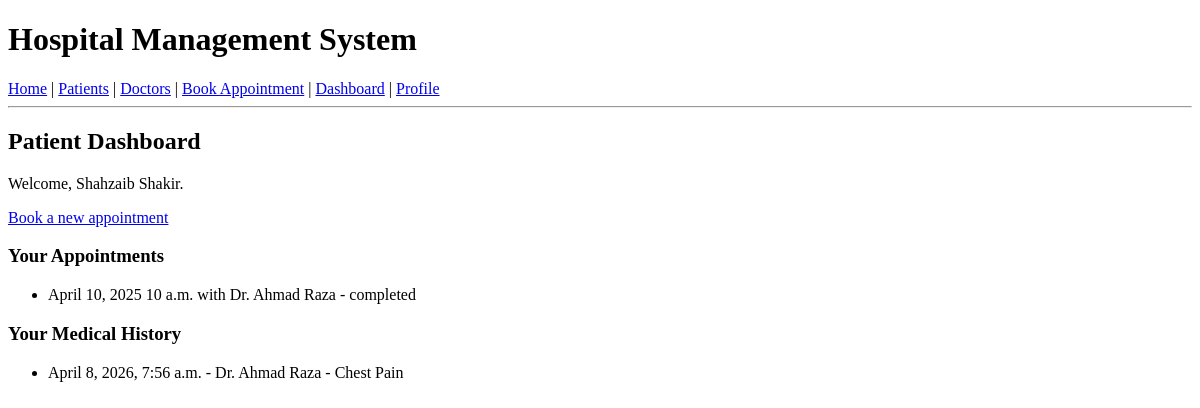
/dashboard/patient/ (signed in), run on an earlier commit of the app's database.
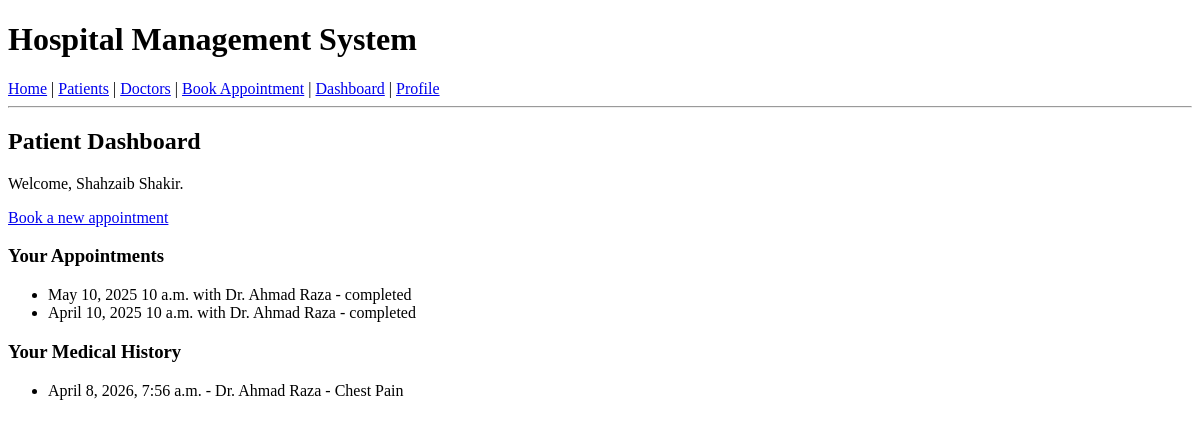
And on a later commit of the database.
### doctors/models.py (models this page shows, shortened)
class Appointments(models.Model):
    STATUS_CHOICES = [
        ('pending', 'Pending'),
        ('confirmed', 'Confirmed'),
        ('completed', 'Completed'),
        ('cancelled', 'Cancelled'),
    ]
    doctor=models.ForeignKey(DoctorProfile,on_delete=models.CASCADE,related_name='appointments')
    patient=models.ForeignKey(PatientProfile,on_delete=models.CASCADE,related_name='appointments')
    appointment_date = models.DateField()
    appointment_time = models.TimeField()
    status = models.CharField(max_length=20, choices=STATUS_CHOICES, default='pending')
    reason = models.TextField(null=True, blank=True)
    created_at = models.DateTimeField(auto_now_add=True)
    class Meta:
        unique_together=['doctor','appointment_time','appointment_date']

class DoctorProfile(models.Model):
    user = models.OneToOneField(User, on_delete=models.CASCADE, related_name='doctor_profile')
    specialization = models.CharField(max_length=100, null=True, blank=True)
    qualification = models.CharField(max_length=100, null=True, blank=True)
    experience_years = models.IntegerField(default=0)
    phone = models.CharField(max_length=15, null=True, blank=True)
    available_from = models.TimeField(null=True, blank=True)
    available_to = models.TimeField(null=True, blank=True)

### accounts/models.py (models this page shows, shortened)
class User(AbstractUser):
    role_choices = [
        ('patient', 'Patient'),
        ('doctor', 'Doctor'),
        ('receptionist', 'Receptionist'),
        ('admin', 'Admin'),
    ]
    name = models.CharField(max_length=255)
    role = models.CharField(choices=role_choices, max_length=20, default='patient')

### patients/models.py (models this page shows, shortened)
class MedicalHistory(models.Model):
    patient = models.ForeignKey(PatientProfile, on_delete=models.CASCADE, related_name='medical_histories')
    diagnosis = models.TextField()
    treatment = models.TextField()
    prescribed_medications = models.TextField(null=True, blank=True)
    notes = models.TextField(null=True, blank=True)
    visit_date = models.DateTimeField(auto_now_add=True)
    doctor = models.ForeignKey(User, on_delete=models.SET_NULL, null=True, related_name='patient_visits')

### hospitalmanagementsystem/views.py (the view)
# urls.py: path('dashboard/patient/',patient_dashboard,name='patient_dashboard'),
def patient_dashboard(request):
    patient = None
    appointments = []
    histories = []
    if request.user.is_authenticated and getattr(request.user, 'role', None) == 'patient':
        patient = PatientProfile.objects.filter(user=request.user).first()
        if patient:
            appointments = patient.appointments.select_related('doctor__user').order_by('-appointment_date', '-appointment_time')
            histories = patient.medical_histories.select_related('doctor').order_by('-visit_date')
    return render(request, 'dashboards/patient_dashboard.html', {
        'patient': patient,
        'appointments': appointments,
        'histories': histories,
    })

### templates/dashboards/patient_dashboard.html (shortened to what this page needs)
{% extends 'base.html' %}
{% block content %}
<h2>Patient Dashboard</h2>
{% if patient %}
  <p>Welcome, {{ patient.user.name }}.</p>
  <p><a href="{% url 'book_appointment' %}">Book a new appointment</a></p>
  <h3>Your Appointments</h3>
  <ul>
    {% for appointment in appointments %}
      <li>
        {{ appointment.appointment_date }} {{ appointment.appointment_time }}
        with Dr. {{ appointment.doctor.user.name }} - {{ appointment.status }}
      </li>
    {% empty %}
      <li>No appointments found.</li>
    {% endfor %}
  </ul>
  <h3>Your Medical History</h3>
  <ul>
    {% for history in histories %}
      <li>
        {{ history.visit_date }} - Dr. {{ history.doctor.name }} - {{ history.diagnosis }}
      </li>
    {% empty %}
      <li>No medical history found.</li>
    {% endfor %}
  </ul>
{% else %}
  <p>Your patient profile was not found.</p>
{% endif %}
{% endblock %}

What changed in the data, as far as the page shows it:
added Appointments: appointment_date "May 10, 2025", appointment_time "10 a.m.", doctor.user.name "Ahmad Raza", status "completed"
